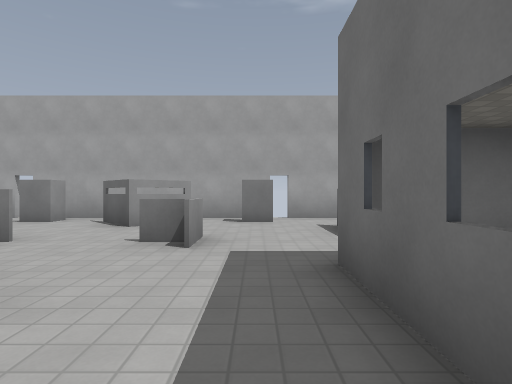
[1] (above)

17 first-person views from a walk through a 3-D level made in the Godot game engine. The camera is 1.3 m above the floor, looks level and sees 80° across. The floor is counted in squares, 2 m on a side. Each view is taken from the middle of a square. On the plan, view 1 faces up. The plan holds only what a view shows up to about 10 squares ahead; the rest is blank. Surface patterns are stand-ins for the level's own textures.

[2]
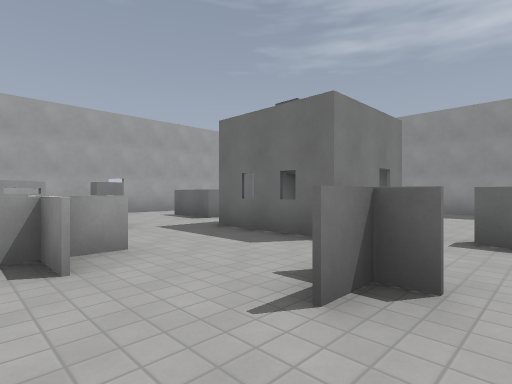

[3]
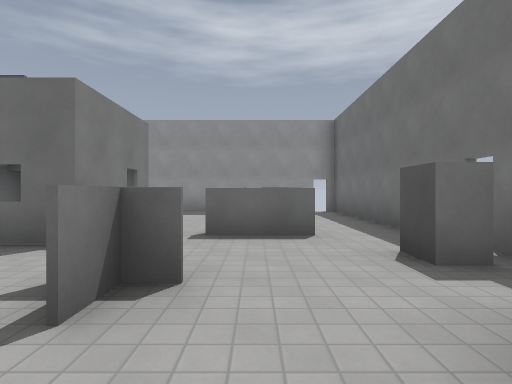

[4]
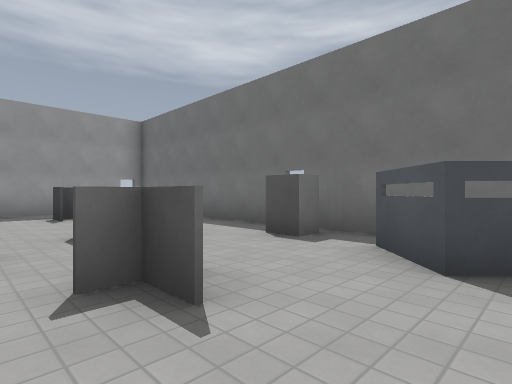

[5]
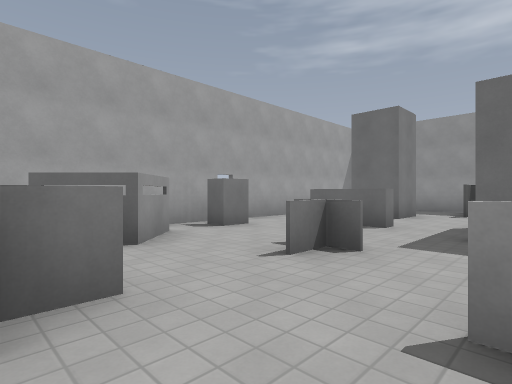

[6]
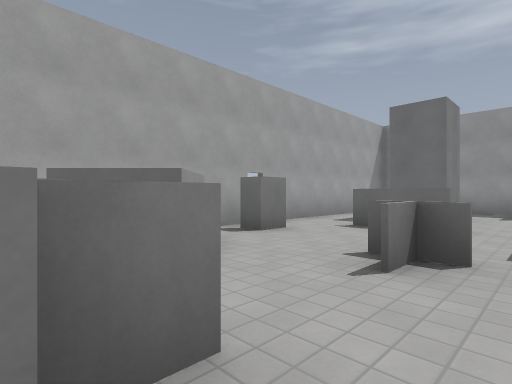

[7]
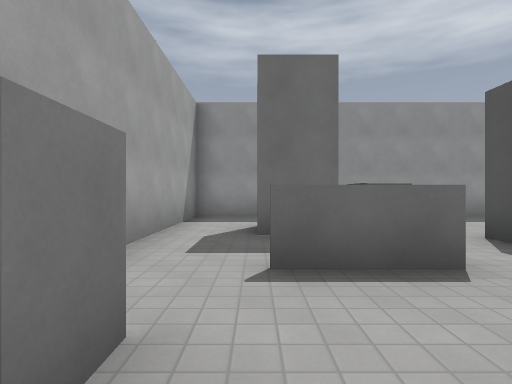

[8]
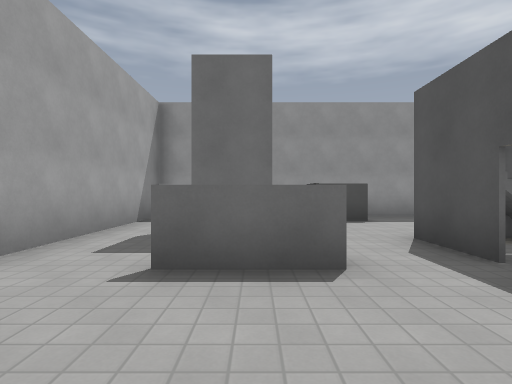

[9]
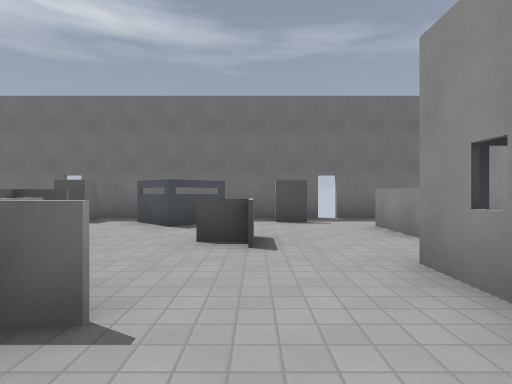

[10]
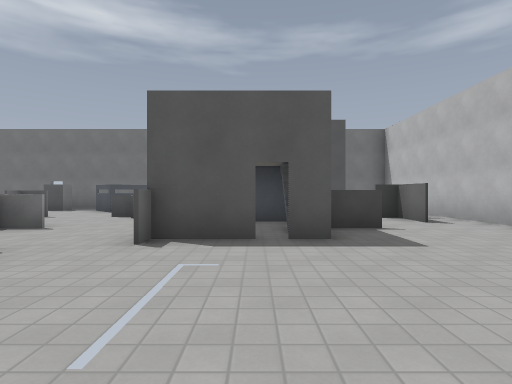

[11]
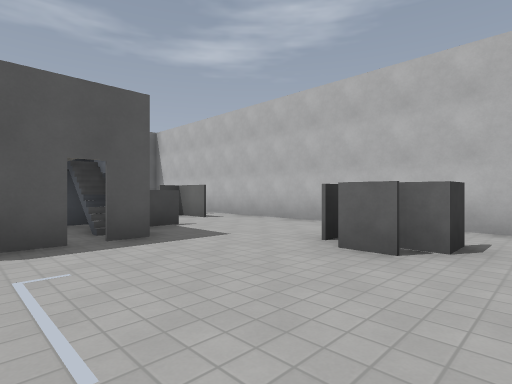

[12]
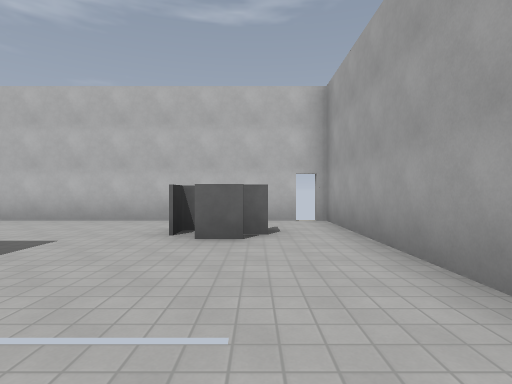

[13]
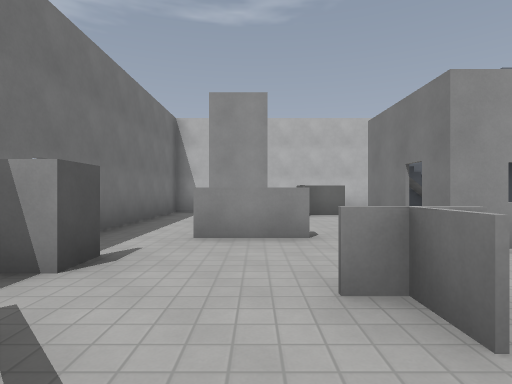

[14]
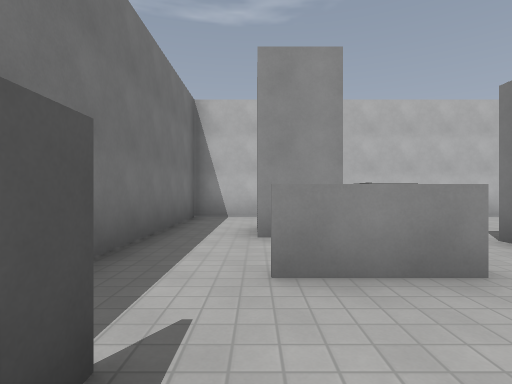

[15]
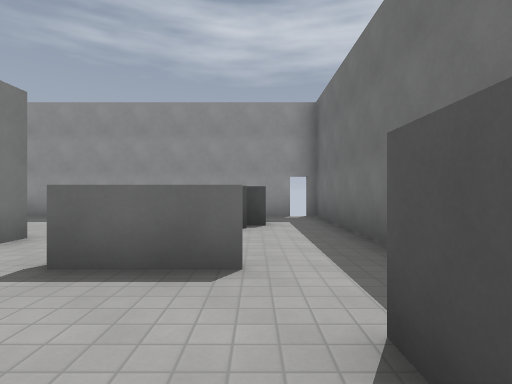

[16]
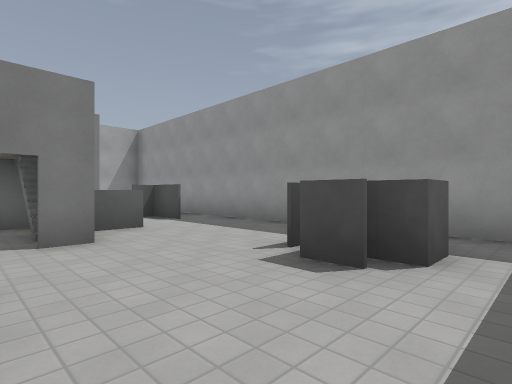

[17]
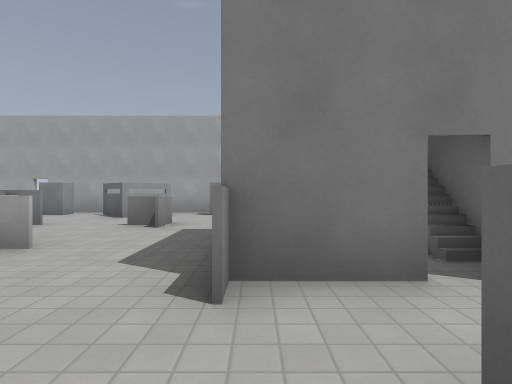

### Floor plan
Ten units are one square. View 1 is at (0, 0); x grows to the right and y downward. Boxes are objects, and circles mark ways between rooms. Rooms are numbered by the first view taken in them; rooms with no view inside come last. Other rooms are left out.
<svg viewBox="-125 -85 202 140">
<path fill="none" stroke="#000" d="M-8 10 -16 10 -8 10M-8 15 -8 5M7 -2 7 -29M22 -2 8 -2M16 30 16 11M-24 -6 -24 -24M-15 -15 -28 -15M-31 10 -40 10 -31 10M-3 41 -3 36 4 36M10 46 44 46M-39 5 -39 15M-34 37 -24 27 -14 37M45 29 45 21M-36 46 4 46M-44 36 -44 41M49 32 49 26M-55 -12 -55 -2M-8 -45 -8 -35 -8 -45M-8 -40 -16 -40M-14 -67 -24 -57M4 -66 -3 -66 -3 -71M-31 -40 -40 -40M16 -42 16 -60M2 -76 -35 -76M-44 -71 -44 -66M-32 -15 -24 -15M-92 -59 -92 -51M-81 -28 -74 -28M-70 -28 -56 -28M-104 -62 -97 -62 -97 -56M-59 -76 -104 -76M-94 -15 -82 -15M-44 -66 -51 -66M-119 -70 -119 -16M-35 -76 -48 -76M-24 -57 -34 -67M-83 18 -83 30M-96 17 -91 17M-63 11 -63 30M-65 -2 -81 -2M-51 36 -44 36M-55 -2 -61 -2M-56 46 -36 46M-106 -5 -106 7 -100 7M-119 -16 -119 46 -60 46M59 -24 59 -36 52 -36M46 -15 36 -15M49 -47 36 -47 36 -60M18 -28 34 -28M34 -2 26 -2M49 17 55 17M72 40 72 -76 8 -76M56 32 49 32M44 46 71 46M-104 -76 -119 -76"/>
<circle cx="-40" cy="-20" r="3" fill="#2a7"/>
<circle cx="-5" cy="-15" r="3" fill="#2a7"/>
<circle cx="-40" cy="20" r="3" fill="#2a7"/>
<circle cx="35" cy="10" r="3" fill="#2a7"/>
<circle cx="50" cy="40" r="3" fill="#2a7"/>
<circle cx="-30" cy="-50" r="3" fill="#2a7"/>
<circle cx="20" cy="-40" r="3" fill="#2a7"/>
<circle cx="20" cy="-65" r="3" fill="#2a7"/>
<circle cx="-105" cy="-20" r="3" fill="#2a7"/>
<circle cx="-100" cy="-70" r="3" fill="#2a7"/>
<circle cx="-110" cy="-55" r="3" fill="#2a7"/>
<circle cx="60" cy="25" r="3" fill="#2a7"/>
<text x="0" y="10">1</text>
<text x="-10" y="-50">2</text>
<text x="-80" y="-50">3</text>
<text x="-80" y="20">4</text>
<text x="50" y="-30">5</text>
<text x="60" y="30">6</text>
<text x="-110" y="-70">7</text>
</svg>
Room 1 opens to room 2. Room 1 opens to room 4. Room 1 opens to room 5. Room 1 opens to room 6. Room 2 opens to room 3. Room 2 opens to room 5. Room 3 opens to room 4. Room 3 opens to room 7. Room 5 opens to room 6.

Where each view was taken, in squares from view 1:
view 1: 0 up, 0 right, facing up
view 2: 2 down, 3 left, facing up-right
view 3: 2 down, 3 left, facing right
view 4: 0 up, 3 left, facing down-right
view 5: 2 up, 4 left, facing up-right
view 6: 3 up, 4 left, facing up-right
view 7: 6 up, 1 left, facing right
view 8: 5 up, 1 left, facing right
view 9: 3 up, 4 left, facing down
view 10: 7 up, 7 left, facing down
view 11: 7 up, 6 left, facing down-left
view 12: 6 up, 5 left, facing left
view 13: 2 down, 2 left, facing left
view 14: 3 down, 4 left, facing left
view 15: 3 down, 1 left, facing right
view 16: 4 down, 2 right, facing up-right
view 17: 2 down, 1 right, facing up
